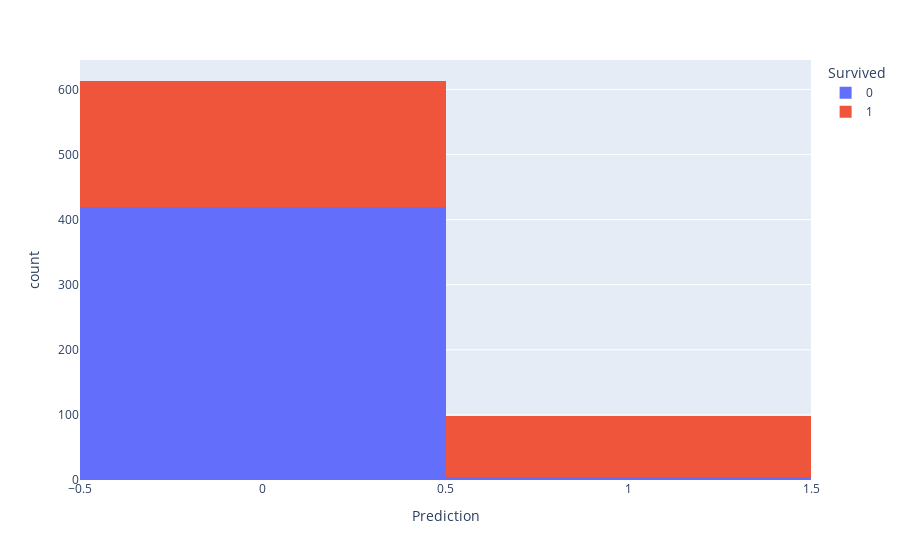

Source (notebook cell):
### Markdown cell above
## Etapa 5:
- Primeiro vamos exibir os dados obtidos

### Code cell
fig = px.histogram(df, x="Prediction", color="Survived")
fig.show()

### Figure 1 — Plotly figure (JSON) as saved in the notebook; plotly's stock layout.template omitted (floating-point values rounded to 4 significant figures; data arrays with more than 128 entries replaced by an {"elided": "..."} marker saying what was removed)
{"data": [{"alignmentgroup": "True", "bingroup": "x", "hovertemplate": "Survived=0<br>Prediction=%{x}<br>count=%{y}<extra></extra>", "legendgroup": "0", "marker": {"color": "#636efa", "pattern": {"shape": ""}}, "name": "0", "offsetgroup": "0", "orientation": "v", "showlegend": true, "type": "histogram", "x": {"elided": "424 int values"}, "xaxis": "x", "yaxis": "y"}, {"alignmentgroup": "True", "bingroup": "x", "hovertemplate": "Survived=1<br>Prediction=%{x}<br>count=%{y}<extra></extra>", "legendgroup": "1", "marker": {"color": "#EF553B", "pattern": {"shape": ""}}, "name": "1", "offsetgroup": "1", "orientation": "v", "showlegend": true, "type": "histogram", "x": {"elided": "288 int values"}, "xaxis": "x", "yaxis": "y"}], "layout": {"autosize": true, "barmode": "relative", "legend": {"title": {"text": "Survived"}, "tracegroupgap": 0}, "margin": {"t": 60}, "xaxis": {"anchor": "y", "autorange": true, "domain": [0, 1], "range": [-0.5, 1.5], "title": {"text": "Prediction"}, "type": "linear"}, "yaxis": {"anchor": "x", "autorange": true, "domain": [0, 1], "range": [0, 645.3], "title": {"text": "count"}}}}
